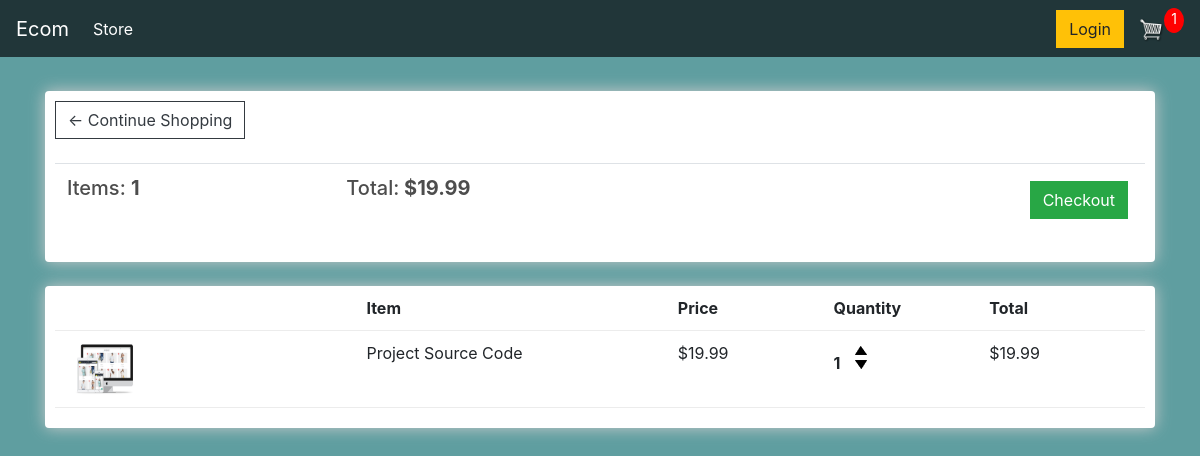
The app's page /cart/ (signed in) with its own data.
### store/models.py (models this page shows, shortened)
class Order(models.Model):
	customer = models.ForeignKey(Customer, on_delete=models.SET_NULL, null=True, blank=True)
	date_ordered = models.DateTimeField(auto_now_add=True)
	complete = models.BooleanField(default=False)
	transaction_id = models.CharField(max_length=100, null=True)
	@property
	def get_cart_total(self):
		orderitems = self.orderitem_set.all()
		total = sum([item.get_total for item in orderitems])
		return total
	@property
	def get_cart_items(self):
		orderitems = self.orderitem_set.all()
		total = sum([item.quantity for item in orderitems])
		return total

class OrderItem(models.Model):
	product = models.ForeignKey(Product, on_delete=models.SET_NULL, null=True)
	order = models.ForeignKey(Order, on_delete=models.SET_NULL, null=True)
	quantity = models.IntegerField(default=0, null=True, blank=True)
	date_added = models.DateTimeField(auto_now_add=True)
	@property
	def get_total(self):
		total = self.product.price * self.quantity
		return total

class Product(models.Model):
    name = models.CharField(max_length=200)
    price = models.FloatField()
    digital = models.BooleanField(default=False,null=True, blank=True)
    image = models.ImageField(null = True, blank = True)
    @property
    def imageURL(self):
        try:
            url = self.image.url
        except:
            url = ''
        return url

### store/views.py (the view)
# urls.py: path('cart/', views.cart, name = "cart"),
def cart(request):
    if request.user.is_authenticated:
        customer = request.user.customer
        order, created = Order.objects.get_or_create(customer=customer, complete=False)
        items = order.orderitem_set.all()
        cartItems = order.get_cart_items
    else:
        items = []
        order = {'get_cart_total': 0, 'get_cart_items': 0}
        cartItems = order['get_cart_items']
    context = {'items': items, 'order': order, 'cartItems': cartItems}
    return render(request, 'store/cart.html', context)

### store/templates/store/cart.html
{% extends 'store/main.html' %}
{% load static %}
{% block content %}
	<div class="row">
		<div class="col-lg-12">
			<div class="box-element">
                <a  class="btn btn-outline-dark" href="{% url 'store' %}">&#x2190; Continue Shopping</a>
				<br>
				<br>
				<table class="table">
					<tr>
						<th><h5>Items: <strong>{{order.get_cart_items}}</strong></h5></th>
						<th><h5>Total:<strong> ${{order.get_cart_total|floatformat:2}}</strong></h5></th>
						<th>
							<a  style="float:right; margin:5px;" class="btn btn-success" href="{% url 'checkout' %}">Checkout</a>
						</th>
					</tr>
				</table>
			</div>
			<br>
			<div class="box-element">
                <div class="cart-row">
					<div style="flex:2"></div>
					<div style="flex:2"><strong>Item</strong></div>
					<div style="flex:1"><strong>Price</strong></div>
					<div style="flex:1"><strong>Quantity</strong></div>
					<div style="flex:1"><strong>Total</strong></div>
				</div>
				{% for item in items %}
				<div class="cart-row">
					<div style="flex:2"><img class="row-image" src="{{item.product.imageURL}}"></div>
					<div style="flex:2"><p>{{item.product.name}}</p></div>
					<div style="flex:1"><p>${{item.product.price|floatformat:2}}</p></div>
					<div style="flex:1">
						<p class="quantity">{{item.quantity}}</p>
						<div class="quantity">
							<img data-product = "{{item.product.id}}" data-action = "add" class="chg-quantity update-cart" src="{% static  'images/arrow-up.png' %}">
							<img data-product= "{{item.product.id}}" data-action = "remove" class="chg-quantity update-cart" src="{% static  'images/arrow-down.png' %}">
						</div>
					</div>
					<div style="flex:1"><p>${{item.get_total|floatformat:2}}</p></div>
				</div>
				{% endfor %}
			</div>
		</div>
	</div>
{% endblock content %}

### static/css/main.css (style rules this page uses)
body { background-color: cadetblue; }
h1,h2,h3,h4,h5,h6 { color:hsl(0, 0%, 30%); }
.box-element { box-shadow:hsl(0, 0%, 80%) 0 0 16px; background-color: #fff; border-radius: 4px; padding: 10px; }
.col-lg-4, .col-lg-6, .col-lg-8, .col-lg-12 { margin-top: 10px; }
.btn { border-radius: 0; }
.row-image { width: 100px; }
.cart-row { display: flex; align-items: flex-stretch; padding-bottom: 10px; margin-bottom: 10px; border-bottom: 1px solid #ececec; }
.quantity { display: inline-block; font-weight: 700; padding-right:10px; }
.chg-quantity { width: 12px; cursor: pointer; display: block; margin-top: 5px; transition:.1s; }

### records on screen
Order: get_cart_items "1", get_cart_total "19.99"
OrderItem: product.imageURL (picture), product.name "Project Source Code", product.price "19.99", quantity "1", get_total "19.99"

### other values on screen
{{ cartItems }} "1"
